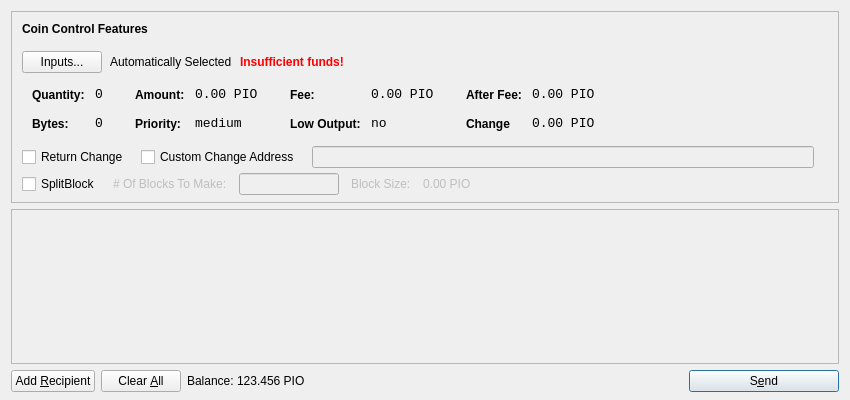
<?xml version="1.0" encoding="UTF-8"?>
<ui version="4.0">
 <class>SendCoinsDialog</class>
 <widget class="QDialog" name="SendCoinsDialog">
  <property name="geometry">
   <rect>
    <x>0</x>
    <y>0</y>
    <width>850</width>
    <height>400</height>
   </rect>
  </property>
  <property name="windowTitle">
   <string>Send Coins</string>
  </property>
  <layout class="QVBoxLayout" name="verticalLayout" stretch="0,1,0">
   <property name="bottomMargin">
    <number>8</number>
   </property>
   <item>
    <widget class="QFrame" name="frameCoinControl">
     <property name="sizePolicy">
      <sizepolicy hsizetype="Expanding" vsizetype="Expanding">
       <horstretch>0</horstretch>
       <verstretch>0</verstretch>
      </sizepolicy>
     </property>
     <property name="maximumSize">
      <size>
       <width>16777215</width>
       <height>16777215</height>
      </size>
     </property>
     <property name="frameShape">
      <enum>QFrame::StyledPanel</enum>
     </property>
     <property name="frameShadow">
      <enum>QFrame::Sunken</enum>
     </property>
     <layout class="QVBoxLayout" name="verticalLayoutCoinControl2">
      <property name="spacing">
       <number>-1</number>
      </property>
      <property name="leftMargin">
       <number>0</number>
      </property>
      <property name="topMargin">
       <number>0</number>
      </property>
      <property name="rightMargin">
       <number>0</number>
      </property>
      <property name="bottomMargin">
       <number>6</number>
      </property>
      <item>
       <layout class="QVBoxLayout" name="verticalLayoutCoinControl" stretch="0,0,0,0,1">
        <property name="spacing">
         <number>0</number>
        </property>
        <property name="leftMargin">
         <number>10</number>
        </property>
        <property name="topMargin">
         <number>10</number>
        </property>
        <item>
         <layout class="QHBoxLayout" name="horizontalLayoutCoinControl1">
          <property name="bottomMargin">
           <number>15</number>
          </property>
          <item>
           <widget class="QLabel" name="labelCoinControlFeatures">
            <property name="sizePolicy">
             <sizepolicy hsizetype="Preferred" vsizetype="Maximum">
              <horstretch>0</horstretch>
              <verstretch>0</verstretch>
             </sizepolicy>
            </property>
            <property name="font">
             <font>
              <weight>75</weight>
              <bold>true</bold>
             </font>
            </property>
            <property name="styleSheet">
             <string notr="true">font-weight:bold;</string>
            </property>
            <property name="text">
             <string>Coin Control Features</string>
            </property>
           </widget>
          </item>
         </layout>
        </item>
        <item>
         <layout class="QHBoxLayout" name="horizontalLayoutCoinControl2" stretch="0,0,0,0">
          <property name="spacing">
           <number>8</number>
          </property>
          <property name="bottomMargin">
           <number>10</number>
          </property>
          <item>
           <widget class="QPushButton" name="pushButtonCoinControl">
            <property name="styleSheet">
             <string notr="true"/>
            </property>
            <property name="text">
             <string>Inputs...</string>
            </property>
           </widget>
          </item>
          <item>
           <widget class="QLabel" name="labelCoinControlAutomaticallySelected">
            <property name="text">
             <string>Automatically Selected</string>
            </property>
            <property name="margin">
             <number>5</number>
            </property>
           </widget>
          </item>
          <item>
           <widget class="QLabel" name="labelCoinControlInsuffFunds">
            <property name="font">
             <font>
              <weight>75</weight>
              <bold>true</bold>
             </font>
            </property>
            <property name="styleSheet">
             <string notr="true">color:red;font-weight:bold;</string>
            </property>
            <property name="text">
             <string>Insufficient funds!</string>
            </property>
            <property name="margin">
             <number>5</number>
            </property>
           </widget>
          </item>
          <item>
           <spacer name="horizontalSpacerCoinControl">
            <property name="orientation">
             <enum>Qt::Horizontal</enum>
            </property>
            <property name="sizeHint" stdset="0">
             <size>
              <width>40</width>
              <height>1</height>
             </size>
            </property>
           </spacer>
          </item>
         </layout>
        </item>
        <item>
         <widget class="QWidget" name="widgetCoinControl" native="true">
          <property name="sizePolicy">
           <sizepolicy hsizetype="Preferred" vsizetype="Preferred">
            <horstretch>0</horstretch>
            <verstretch>0</verstretch>
           </sizepolicy>
          </property>
          <property name="minimumSize">
           <size>
            <width>0</width>
            <height>0</height>
           </size>
          </property>
          <property name="styleSheet">
           <string notr="true"/>
          </property>
          <layout class="QHBoxLayout" name="horizontalLayoutCoinControl5">
           <property name="margin">
            <number>0</number>
           </property>
           <item>
            <layout class="QHBoxLayout" name="horizontalLayoutCoinControl3" stretch="0,0,0,1">
             <property name="spacing">
              <number>20</number>
             </property>
             <property name="topMargin">
              <number>0</number>
             </property>
             <property name="bottomMargin">
              <number>10</number>
             </property>
             <item>
              <layout class="QFormLayout" name="formLayoutCoinControl1">
               <property name="horizontalSpacing">
                <number>10</number>
               </property>
               <property name="verticalSpacing">
                <number>14</number>
               </property>
               <property name="leftMargin">
                <number>10</number>
               </property>
               <property name="topMargin">
                <number>4</number>
               </property>
               <property name="rightMargin">
                <number>6</number>
               </property>
               <item row="0" column="0">
                <widget class="QLabel" name="labelCoinControlQuantityText">
                 <property name="styleSheet">
                  <string notr="true">font-weight:bold;</string>
                 </property>
                 <property name="text">
                  <string>Quantity:</string>
                 </property>
                 <property name="margin">
                  <number>0</number>
                 </property>
                </widget>
               </item>
               <item row="0" column="1">
                <widget class="QLabel" name="labelCoinControlQuantity">
                 <property name="font">
                  <font>
                   <family>Monospace</family>
                   <pointsize>10</pointsize>
                  </font>
                 </property>
                 <property name="cursor">
                  <cursorShape>IBeamCursor</cursorShape>
                 </property>
                 <property name="contextMenuPolicy">
                  <enum>Qt::ActionsContextMenu</enum>
                 </property>
                 <property name="text">
                  <string>0</string>
                 </property>
                 <property name="margin">
                  <number>0</number>
                 </property>
                 <property name="textInteractionFlags">
                  <set>Qt::LinksAccessibleByMouse|Qt::TextSelectableByKeyboard|Qt::TextSelectableByMouse</set>
                 </property>
                </widget>
               </item>
               <item row="1" column="0">
                <widget class="QLabel" name="labelCoinControlBytesText">
                 <property name="styleSheet">
                  <string notr="true">font-weight:bold;</string>
                 </property>
                 <property name="text">
                  <string>Bytes:</string>
                 </property>
                </widget>
               </item>
               <item row="1" column="1">
                <widget class="QLabel" name="labelCoinControlBytes">
                 <property name="font">
                  <font>
                   <family>Monospace</family>
                   <pointsize>10</pointsize>
                  </font>
                 </property>
                 <property name="cursor">
                  <cursorShape>IBeamCursor</cursorShape>
                 </property>
                 <property name="contextMenuPolicy">
                  <enum>Qt::ActionsContextMenu</enum>
                 </property>
                 <property name="text">
                  <string>0</string>
                 </property>
                 <property name="textInteractionFlags">
                  <set>Qt::LinksAccessibleByMouse|Qt::TextSelectableByKeyboard|Qt::TextSelectableByMouse</set>
                 </property>
                </widget>
               </item>
              </layout>
             </item>
             <item>
              <layout class="QFormLayout" name="formLayoutCoinControl2">
               <property name="horizontalSpacing">
                <number>10</number>
               </property>
               <property name="verticalSpacing">
                <number>14</number>
               </property>
               <property name="leftMargin">
                <number>6</number>
               </property>
               <property name="topMargin">
                <number>4</number>
               </property>
               <property name="rightMargin">
                <number>6</number>
               </property>
               <item row="0" column="0">
                <widget class="QLabel" name="labelCoinControlAmountText">
                 <property name="styleSheet">
                  <string notr="true">font-weight:bold;</string>
                 </property>
                 <property name="text">
                  <string>Amount:</string>
                 </property>
                 <property name="margin">
                  <number>0</number>
                 </property>
                </widget>
               </item>
               <item row="0" column="1">
                <widget class="QLabel" name="labelCoinControlAmount">
                 <property name="font">
                  <font>
                   <family>Monospace</family>
                   <pointsize>10</pointsize>
                  </font>
                 </property>
                 <property name="cursor">
                  <cursorShape>IBeamCursor</cursorShape>
                 </property>
                 <property name="contextMenuPolicy">
                  <enum>Qt::ActionsContextMenu</enum>
                 </property>
                 <property name="text">
                  <string>0.00 PIO</string>
                 </property>
                 <property name="textInteractionFlags">
                  <set>Qt::LinksAccessibleByMouse|Qt::TextSelectableByKeyboard|Qt::TextSelectableByMouse</set>
                 </property>
                </widget>
               </item>
               <item row="1" column="0">
                <widget class="QLabel" name="labelCoinControlPriorityText">
                 <property name="styleSheet">
                  <string notr="true">font-weight:bold;</string>
                 </property>
                 <property name="text">
                  <string>Priority:</string>
                 </property>
                </widget>
               </item>
               <item row="1" column="1">
                <widget class="QLabel" name="labelCoinControlPriority">
                 <property name="font">
                  <font>
                   <family>Monospace</family>
                   <pointsize>10</pointsize>
                  </font>
                 </property>
                 <property name="cursor">
                  <cursorShape>IBeamCursor</cursorShape>
                 </property>
                 <property name="contextMenuPolicy">
                  <enum>Qt::ActionsContextMenu</enum>
                 </property>
                 <property name="text">
                  <string>medium</string>
                 </property>
                 <property name="textInteractionFlags">
                  <set>Qt::LinksAccessibleByMouse|Qt::TextSelectableByKeyboard|Qt::TextSelectableByMouse</set>
                 </property>
                </widget>
               </item>
              </layout>
             </item>
             <item>
              <layout class="QFormLayout" name="formLayoutCoinControl3">
               <property name="horizontalSpacing">
                <number>10</number>
               </property>
               <property name="verticalSpacing">
                <number>14</number>
               </property>
               <property name="leftMargin">
                <number>6</number>
               </property>
               <property name="topMargin">
                <number>4</number>
               </property>
               <property name="rightMargin">
                <number>6</number>
               </property>
               <item row="0" column="0">
                <widget class="QLabel" name="labelCoinControlFeeText">
                 <property name="styleSheet">
                  <string notr="true">font-weight:bold;</string>
                 </property>
                 <property name="text">
                  <string>Fee:</string>
                 </property>
                 <property name="margin">
                  <number>0</number>
                 </property>
                </widget>
               </item>
               <item row="0" column="1">
                <widget class="QLabel" name="labelCoinControlFee">
                 <property name="font">
                  <font>
                   <family>Monospace</family>
                   <pointsize>10</pointsize>
                  </font>
                 </property>
                 <property name="cursor">
                  <cursorShape>IBeamCursor</cursorShape>
                 </property>
                 <property name="contextMenuPolicy">
                  <enum>Qt::ActionsContextMenu</enum>
                 </property>
                 <property name="text">
                  <string>0.00 PIO</string>
                 </property>
                 <property name="textInteractionFlags">
                  <set>Qt::LinksAccessibleByMouse|Qt::TextSelectableByKeyboard|Qt::TextSelectableByMouse</set>
                 </property>
                </widget>
               </item>
               <item row="1" column="0">
                <widget class="QLabel" name="labelCoinControlLowOutputText">
                 <property name="styleSheet">
                  <string notr="true">font-weight:bold;</string>
                 </property>
                 <property name="text">
                  <string>Low Output:</string>
                 </property>
                </widget>
               </item>
               <item row="1" column="1">
                <widget class="QLabel" name="labelCoinControlLowOutput">
                 <property name="font">
                  <font>
                   <family>Monospace</family>
                   <pointsize>10</pointsize>
                  </font>
                 </property>
                 <property name="cursor">
                  <cursorShape>IBeamCursor</cursorShape>
                 </property>
                 <property name="contextMenuPolicy">
                  <enum>Qt::ActionsContextMenu</enum>
                 </property>
                 <property name="text">
                  <string>no</string>
                 </property>
                 <property name="textInteractionFlags">
                  <set>Qt::LinksAccessibleByMouse|Qt::TextSelectableByKeyboard|Qt::TextSelectableByMouse</set>
                 </property>
                </widget>
               </item>
              </layout>
             </item>
             <item>
              <layout class="QFormLayout" name="formLayoutCoinControl4">
               <property name="fieldGrowthPolicy"> 
                <enum>QFormLayout::AllNonFixedFieldsGrow</enum> 
               </property>
               <property name="horizontalSpacing">
                <number>10</number>
               </property>
               <property name="verticalSpacing">
                <number>14</number>
               </property>
               <property name="leftMargin">
                <number>6</number>
               </property>
               <property name="topMargin">
                <number>4</number>
               </property>
               <property name="rightMargin">
                <number>6</number>
               </property>
               <item row="0" column="0">
                <widget class="QLabel" name="labelCoinControlAfterFeeText">
                 <property name="styleSheet">
                  <string notr="true">font-weight:bold;</string>
                 </property>
                 <property name="text">
                  <string>After Fee:</string>
                 </property>
                 <property name="margin">
                  <number>0</number>
                 </property>
                </widget>
               </item>
               <item row="0" column="1">
                <widget class="QLabel" name="labelCoinControlAfterFee">
                 <property name="font">
                  <font>
                   <family>Monospace</family>
                   <pointsize>10</pointsize>
                  </font>
                 </property>
                 <property name="cursor">
                  <cursorShape>IBeamCursor</cursorShape>
                 </property>
                 <property name="contextMenuPolicy">
                  <enum>Qt::ActionsContextMenu</enum>
                 </property>
                 <property name="text">
                  <string>0.00 PIO</string>
                 </property>
                 <property name="textInteractionFlags">
                  <set>Qt::LinksAccessibleByMouse|Qt::TextSelectableByKeyboard|Qt::TextSelectableByMouse</set>
                 </property>
                </widget>
               </item>
               <item row="1" column="0">
                <widget class="QLabel" name="labelCoinControlChangeText">
                 <property name="styleSheet">
                  <string notr="true">font-weight:bold;</string>
                 </property>
                 <property name="text">
                  <string>Change</string>
                 </property>
                </widget>
               </item>
               <item row="1" column="1">
                <widget class="QLabel" name="labelCoinControlChange">
                 <property name="font">
                  <font>
                   <family>Monospace</family>
                   <pointsize>10</pointsize>
                  </font>
                 </property>
                 <property name="cursor">
                  <cursorShape>IBeamCursor</cursorShape>
                 </property>
                 <property name="contextMenuPolicy">
                  <enum>Qt::ActionsContextMenu</enum>
                 </property>
                 <property name="text">
                  <string>0.00 PIO</string>
                 </property>
                 <property name="textInteractionFlags">
                  <set>Qt::LinksAccessibleByMouse|Qt::TextSelectableByKeyboard|Qt::TextSelectableByMouse</set>
                 </property>
                </widget>
               </item>
              </layout>
             </item>
            </layout>
           </item>
          </layout>
         </widget>
        </item>
        <item>
         <layout class="QHBoxLayout" name="horizontalLayoutCoinControl4" stretch="0,0,0,0">
          <property name="spacing">
           <number>12</number>
          </property>
          <property name="sizeConstraint">
           <enum>QLayout::SetDefaultConstraint</enum>
          </property>
          <property name="topMargin">
           <number>5</number>
          </property>
          <property name="rightMargin">
           <number>5</number>
          </property>
		  <item> 
		   <widget class="QCheckBox" name="returnChangeCheckBox">
 		    <property name="text">
 		     <string>Return Change</string>
 		    </property>
 		   </widget>
 		  </item>		  
          <item>
           <widget class="QCheckBox" name="checkBoxCoinControlChange">
            <property name="text">
             <string>Custom Change Address</string>
            </property>
           </widget>
          </item>
          <item>
           <widget class="QLineEdit" name="lineEditCoinControlChange">
            <property name="enabled">
             <bool>false</bool>
            </property>
            <property name="sizePolicy">
             <sizepolicy hsizetype="Expanding" vsizetype="Fixed">
              <horstretch>0</horstretch>
              <verstretch>0</verstretch>
             </sizepolicy>
            </property>
           </widget>
          </item>
          <item>
           <widget class="QLabel" name="labelCoinControlChangeLabel">
            <property name="sizePolicy">
             <sizepolicy hsizetype="Preferred" vsizetype="Expanding">
              <horstretch>0</horstretch>
              <verstretch>0</verstretch>
             </sizepolicy>
            </property>
            <property name="minimumSize">
             <size>
              <width>0</width>
              <height>0</height>
             </size>
            </property>
            <property name="text">
             <string/>
            </property>
            <property name="margin">
             <number>3</number>
            </property>
           </widget>
          </item>
         </layout>
        </item>
        <item>
         <layout class="QHBoxLayout" name="horizontalLayoutCoinControl4a" stretch="0,0,0,0">
          <property name="alignment" >
         <set>Qt::AlignLeft</set>
          </property>
          <property name="spacing">
           <number>12</number>
          </property>
          <property name="sizeConstraint">
           <enum>QLayout::SetDefaultConstraint</enum>
          </property>
          <property name="topMargin">
           <number>5</number>
          </property>
          <property name="rightMargin">
           <number>5</number>
          </property>
           <item> 
           <widget class="QCheckBox" name="splitBlockCheckBox"> 
            <property name="text"> 
             <string>SplitBlock</string> 
            </property> 
           </widget> 
          </item> 
          <item> 
           <widget class="QLabel" name="labelBlocksToMakeText"> 
            <property name="enabled"> 
             <bool>false</bool> 
            </property> 
            <property name="text"> 
             <string># Of Blocks To Make:</string> 
            </property> 
           </widget> 
          </item>
          <item> 
           <widget class="QLineEdit" name="splitBlockLineEdit"> 
            <property name="enabled"> 
             <bool>false</bool> 
            </property> 
            <property name="sizePolicy"> 
             <sizepolicy hsizetype="Fixed" vsizetype="Fixed"> 
              <horstretch>0</horstretch> 
              <verstretch>0</verstretch> 
             </sizepolicy> 
            </property> 
            <property name="maximumSize"> 
             <size> 
              <width>100</width> 
              <height>16777215</height> 
             </size> 
            </property> 
           </widget> 
          </item> 
          <item> 
           <widget class="QLabel" name="labelBlockSizeText"> 
            <property name="enabled"> 
             <bool>false</bool> 
            </property> 
            <property name="text"> 
             <string>Block Size:</string> 
            </property> 
           </widget> 
          </item> 
          <item> 
           <widget class="QLabel" name="labelBlockSize"> 
            <property name="enabled"> 
             <bool>false</bool> 
            </property> 
            <property name="text"> 
             <string>0.00 PIO</string> 
            </property>
           </widget> 
           </item>
         </layout>
        </item>
        <item>
         <spacer name="verticalSpacerCoinControl">
          <property name="orientation">
           <enum>Qt::Vertical</enum>
          </property>
          <property name="sizeHint" stdset="0">
           <size>
            <width>800</width>
            <height>1</height>
           </size>
          </property>
         </spacer>
        </item>
       </layout>
      </item>
     </layout>
    </widget>
   </item>
   <item>
    <widget class="QScrollArea" name="scrollArea">
     <property name="widgetResizable">
      <bool>true</bool>
     </property>
     <widget class="QWidget" name="scrollAreaWidgetContents">
      <property name="geometry">
       <rect>
        <x>0</x>
        <y>0</y>
        <width>830</width>
        <height>172</height>
       </rect>
      </property>
      <layout class="QVBoxLayout" name="verticalLayout_2">
       <property name="margin">
        <number>0</number>
       </property>
       <item>
        <layout class="QVBoxLayout" name="entries">
         <property name="spacing">
          <number>6</number>
         </property>
        </layout>
       </item>
       <item>
        <spacer name="verticalSpacer">
         <property name="orientation">
          <enum>Qt::Vertical</enum>
         </property>
         <property name="sizeHint" stdset="0">
          <size>
           <width>20</width>
           <height>40</height>
          </size>
         </property>
        </spacer>
       </item>
      </layout>
     </widget>
    </widget>
   </item>
   <item>
    <layout class="QHBoxLayout" name="horizontalLayout">
     <item>
      <widget class="QPushButton" name="addButton">
       <property name="toolTip">
        <string>Send to multiple recipients at once</string>
       </property>
       <property name="text">
        <string>Add &amp;Recipient</string>
       </property>
       <property name="icon">
        <iconset resource="../bitcoin.qrc">
         <normaloff>:/icons/add</normaloff>:/icons/add</iconset>
       </property>
       <property name="autoDefault">
        <bool>false</bool>
       </property>
      </widget>
     </item>
     <item>
      <widget class="QPushButton" name="clearButton">
       <property name="sizePolicy">
        <sizepolicy hsizetype="Minimum" vsizetype="Fixed">
         <horstretch>0</horstretch>
         <verstretch>0</verstretch>
        </sizepolicy>
       </property>
       <property name="toolTip">
        <string>Remove all transaction fields</string>
       </property>
       <property name="text">
        <string>Clear &amp;All</string>
       </property>
       <property name="icon">
        <iconset resource="../bitcoin.qrc">
         <normaloff>:/icons/remove</normaloff>:/icons/remove</iconset>
       </property>
       <property name="autoRepeatDelay">
        <number>300</number>
       </property>
       <property name="autoDefault">
        <bool>false</bool>
       </property>
      </widget>
     </item>
     <item>
      <layout class="QHBoxLayout" name="horizontalLayout_2">
       <property name="spacing">
        <number>3</number>
       </property>
       <item>
        <widget class="QLabel" name="label">
         <property name="sizePolicy">
          <sizepolicy hsizetype="Preferred" vsizetype="Fixed">
           <horstretch>0</horstretch>
           <verstretch>0</verstretch>
          </sizepolicy>
         </property>
         <property name="text">
          <string>Balance:</string>
         </property>
        </widget>
       </item>
       <item>
        <widget class="QLabel" name="labelBalance">
         <property name="sizePolicy">
          <sizepolicy hsizetype="Preferred" vsizetype="Fixed">
           <horstretch>0</horstretch>
           <verstretch>0</verstretch>
          </sizepolicy>
         </property>
         <property name="cursor">
          <cursorShape>IBeamCursor</cursorShape>
         </property>
         <property name="text">
          <string>123.456 PIO</string>
         </property>
         <property name="textInteractionFlags">
          <set>Qt::LinksAccessibleByMouse|Qt::TextSelectableByKeyboard|Qt::TextSelectableByMouse</set>
         </property>
        </widget>
       </item>
      </layout>
     </item>
     <item>
      <spacer name="horizontalSpacer">
       <property name="orientation">
        <enum>Qt::Horizontal</enum>
       </property>
       <property name="sizeHint" stdset="0">
        <size>
         <width>40</width>
         <height>20</height>
        </size>
       </property>
      </spacer>
     </item>
     <item>
      <widget class="QPushButton" name="sendButton">
       <property name="minimumSize">
        <size>
         <width>150</width>
         <height>0</height>
        </size>
       </property>
       <property name="toolTip">
        <string>Confirm the send action</string>
       </property>
       <property name="text">
        <string>S&amp;end</string>
       </property>
       <property name="icon">
        <iconset resource="../bitcoin.qrc">
         <normaloff>:/icons/send</normaloff>:/icons/send</iconset>
       </property>
       <property name="default">
        <bool>true</bool>
       </property>
      </widget>
     </item>
    </layout>
   </item>
  </layout>
 </widget>
 <resources>
  <include location="../bitcoin.qrc"/>
 </resources>
 <connections/>
</ui>
